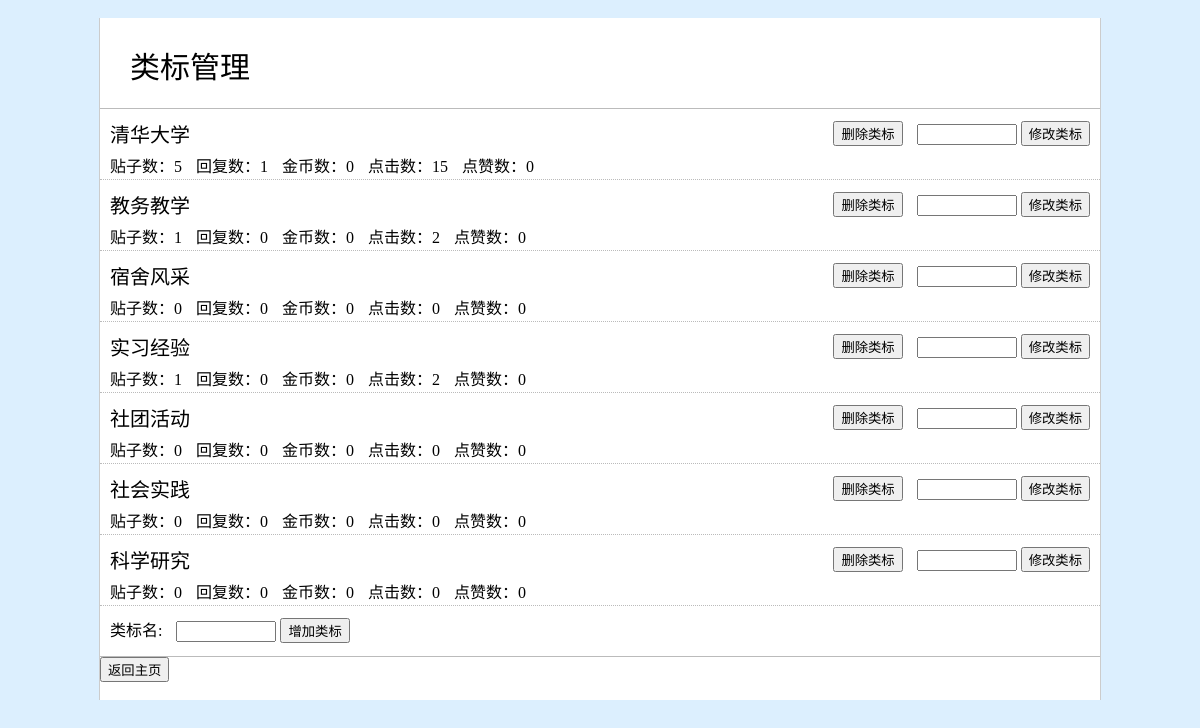
The page /postbar/tagadmin/1/ (signed in) on the database its author committed.
### postbar/models.py (models this page shows, shortened)
class TKclassTag(models.Model):
	classTagName = models.CharField(max_length = 100)
	def getPostNum(self):
		return len(TKhomepage.searchPostByClassTag(self.classTagName))
	def getRespNum(self):
		respNum = 0
		posts = TKhomepage.searchPostByClassTag(self.classTagName)
		for post in posts:
			respNum = respNum + post.numResp
		return respNum
	def getClickNum(self):
		click = 0
		posts = TKhomepage.searchPostByClassTag(self.classTagName)
		for post in posts:
			click = click + post.numClick
		return click
	def getScoreNum(self):
		scores = 0
		posts = TKhomepage.searchPostByClassTag(self.classTagName)
		for post in posts:
			scores = scores + post.score
		return scores
	def getCoinNum(self):
		coins = 0
		posts = TKhomepage.searchPostByClassTag(self.classTagName)
		for post in posts:
			coins = coins + post.coin
		return coins

### postbar/views.py (the view, shortened to what this page needs)
# urls.py: url(r'^tagadmin/(\d+)/$', views.tagadmin, name = 'tagadmin'),
@csrf_exempt
def tagadmin(request, page):
	page = int(page)
	pageEveNum = 20
	TotalNum = len(TKclassTag.objects.all())
	if TotalNum % pageEveNum == 0 and TotalNum != 0:
		pageNum = TotalNum / pageEveNum
	else:
		pageNum = TotalNum // pageEveNum + 1
	if page > pageNum or page < 1:
		return HttpResponse("该页不存在！")
	if request.user.is_authenticated() and request.user.tkuser.usrType != 0:
		alltag = TKclassTag.objects.all()
		taglist = alltag[pageEveNum * (page - 1) : pageEveNum * page]
		tagInfo = [{'name': p.classTagName, 'post': p.getPostNum(), 'resp': p.getRespNum(), 'click': p.getClickNum(), 'score': p.getScoreNum(), 'coin': p.getCoinNum()} for p in taglist]
		dic = {
			'tags': tagInfo,
			'pagenum': int(pageNum),
			'page': page,
		}
		if 'deltag' in request.POST:
			taglist[int(request.POST['deltag']) - 1].deleteClassTag()
			return HttpResponse(json.dumps({
					'res': '删除类标成功！'
				}))
		return render(request, 'postbar/label.html', dic)
	else:
		return HttpResponse("您未登陆或者没有权限访问该网站！")

### postbar/models.py (called while the page is built)
	def searchPostByClassTag(classTag):
		return TKpost.objects.filter(classTag__contains = classTag)

### postbar/templates/postbar/label.html (shortened to what this page needs)
﻿﻿<!doctype html>
<html lang="zh-CN">
<head>
	<link rel="stylesheet" href="/static/css/base.css">
</head>
<body>
<div id="container">
	<div id="admin_header">
		类标管理
	</div>
	<div id="label_list">
		{% for tag in tags %}
		<div class="label_item">
			<div class="label_item_content">
				<div class="label_item_name">{{ tag.name }}</div>
				<div>
					<span class="label_item_info">贴子数：{{ tag.post }}</span>
					<span class="label_item_info">回复数：{{ tag.resp }}</span>
					<span class="label_item_info">金币数：{{ tag.coin }}</span>
					<span class="label_item_info">点击数：{{ tag.click }}</span>
					<span class="label_item_info">点赞数：{{ tag.score }}</span>
				</div>
			</div>
			<div class="label_item_ctrl">
				<input type="button" value="删除类标" class="optag" id="deltag{{ forloop.counter }}"/>
				<input class="label_item_input" type="text" id="tagname{{ forloop.counter }}" name=""/>
				<input type="button" value="修改类标" class="optag" id="chatag{{ forloop.counter }}"/></br>
			</div>
		</div>
		{% endfor %}
		<div class="label_add">
			类标名:
			<input class="label_item_input" type="text" id="addTag"/>
			<input type="button" value="增加类标" onclick="addTag()" />
		</div>
	</div>
	<input type="button" value="返回主页" onclick="window.location.href='{% url 'homepage' %}'"/></br></br>
</body>
</html>

### freetalk/static/css/base.css (style rules this page uses)
body { margin:0px; background:#DCEFFE; font-family:"Microsoft YaHei"; font-size:16px; #text-overflow:ellipsis; #white-space:nowrap; }
#container { width:1000px; margin:0px auto; background:#ffffff; border-style:none solid none solid; border-width:1px; border-color:#cccccc; }
#admin_header { background:#ffffff; margin-bottom:10px; height:80px; padding-left:30px; line-height:100px; font-size:30px; }
#label_list { background:#ffffff; margin:0 auto; border-top-style:solid; border-width:1px; border-color:#bbbbbb; }
.label_item { height:50px; padding:10px; border-bottom-style:dotted; border-width:1px; border-color:#bbbbbb; }
.label_item_content { float:left; }
.label_item_name { font-size:20px; margin-bottom:5px; }
.label_item_info { margin-right:10px; }
.label_item_ctrl { float:right; text-align:right; line-height:30px; }
.label_item_input { width:100px; margin-left:10px; }
.label_add { height:30px; padding:10px; line-height:30px; border-bottom-style:solid; border-width:1px; border-color:#bbbbbb; }

### rows shown on the page
TKclassTag: name "清华大学"
TKclassTag: name "教务教学"
TKclassTag: name "宿舍风采"
TKclassTag: name "实习经验"
TKclassTag: name "社团活动"
TKclassTag: name "社会实践"
TKclassTag: name "科学研究"

### other values the page prints
{{ tag.post }} "5" "1" "0" "1" "0" "0" "0"
{{ tag.resp }} "1" "0" "0" "0" "0" "0" "0"
{{ tag.coin }} "0" "0" "0" "0" "0" "0" "0"
{{ tag.click }} "15" "2" "0" "2" "0" "0" "0"
{{ tag.score }} "0" "0" "0" "0" "0" "0" "0"
